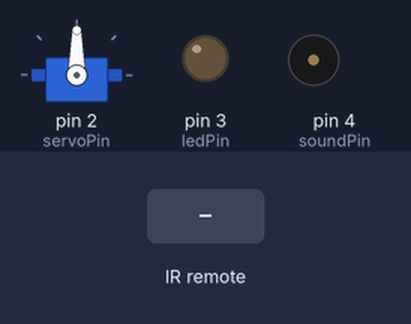
Bench run of a sketch on a simulated Arduino Uno, built with avr-gcc and run on an emulated ATmega328P. On the bench: servo, output pins drawn as LEDs (lit = HIGH), buzzer (waves = sounding). The inputs (shaded band) are chosen by the test bench.

Above: at 1.2 s.
1.3 s: infrared code 0x3D9AE3F7 received
At 1.42 s:
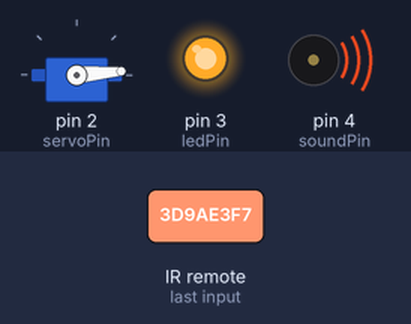
At 2.9 s:
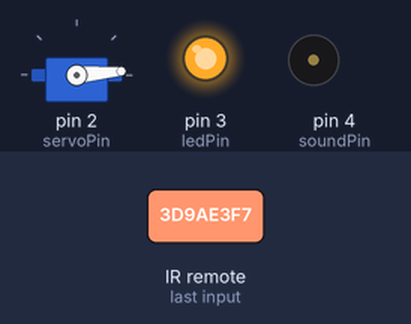
Timing chart, 0 to 4.8 s (numbered marks = the images above; inputs shaded):
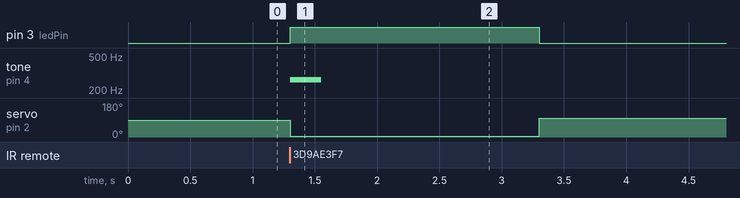

The sketch:

code_pet_feeder.ino.ino
```cpp
#include <Servo.h>
#include <IRremote.h>
int servoPin = 2;
int infrarougePin= 10;
int ledPin= 3;
int soundPin= 4;

IRrecv reception(infrarougePin);
decode_results resultat;
Servo myservo;
int pos = 0;
int melody = 262;
int noteDuration = 1000 / 4;

void setup()
{
  pinMode(soundPin, OUTPUT);
  myservo.attach(servoPin);
  pinMode(ledPin, OUTPUT);
  reception.enableIRIn();
  Serial.begin(9600);
}
void loop()
{
  if(reception.decode(&resultat)){
     if(resultat.value == 1033561079){
      tone(soundPin, melody, noteDuration);
      digitalWrite(ledPin, HIGH);
      myservo.writeMicroseconds(600);
      delay(2000);
      myservo.writeMicroseconds(1550);
      digitalWrite(ledPin, LOW);
      noTone(soundPin);
      delay(2000);
    }
    reception.resume();
  }
}
```

Measured:
- after the input at 1.3 s, pin 3 (ledPin): LOW → HIGH at once, → LOW 2.0 s later; tone on pin 4 (soundPin): silent → 262 Hz at once, → silent 0.25 s later; servo on pin 2 (servoPin): 90° → 5° at once, → 98° 2.0 s later
